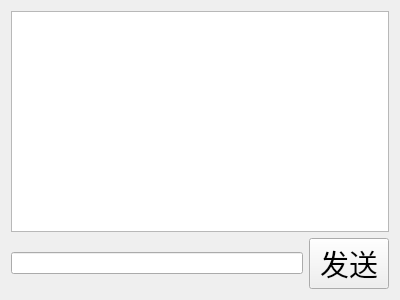
<?xml version="1.0" encoding="UTF-8"?>
<ui version="4.0">
 <class>PrivateChat</class>
 <widget class="QWidget" name="PrivateChat">
  <property name="geometry">
   <rect>
    <x>0</x>
    <y>0</y>
    <width>400</width>
    <height>300</height>
   </rect>
  </property>
  <property name="windowTitle">
   <string>Form</string>
  </property>
  <layout class="QVBoxLayout" name="verticalLayout_2">
   <item>
    <layout class="QVBoxLayout" name="verticalLayout">
     <item>
      <widget class="QTextEdit" name="showMsg_te">
       <property name="font">
        <font>
         <family>宋体</family>
         <pointsize>24</pointsize>
        </font>
       </property>
      </widget>
     </item>
     <item>
      <layout class="QHBoxLayout" name="horizontalLayout">
       <item>
        <widget class="QLineEdit" name="inputMsg_le"/>
       </item>
       <item>
        <widget class="QPushButton" name="send_Msg_pd">
         <property name="font">
          <font>
           <family>AniMe Matrix - MB_EN</family>
           <pointsize>22</pointsize>
          </font>
         </property>
         <property name="text">
          <string>发送</string>
         </property>
        </widget>
       </item>
      </layout>
     </item>
    </layout>
   </item>
  </layout>
 </widget>
 <resources/>
 <connections/>
</ui>
